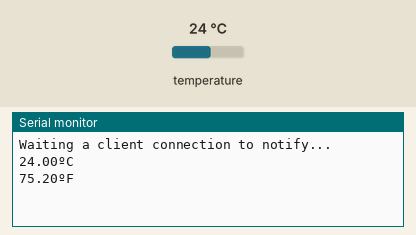
Bench run of a sketch on a simulated ESP32. On the bench: the last lines printed to the serial monitor. The test bench sets the inputs (shaded band); at power-on: temperature 24 °C. Nothing arrives over Bluetooth unless stated; a phone connects over Bluetooth LE 3 s after start.

Above: at 4.5 s.
4.6 s: temperature set to 12 °C
At 6.0 s:
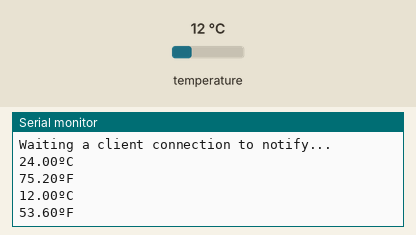
6.1 s: temperature set to 19 °C
At 8.2 s:
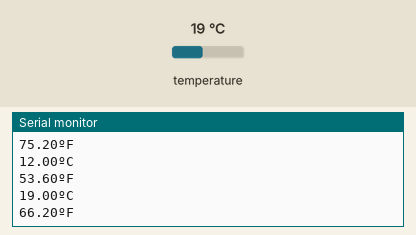
Timing chart, 0 to 9.7 s (numbered marks = the images above; inputs shaded):
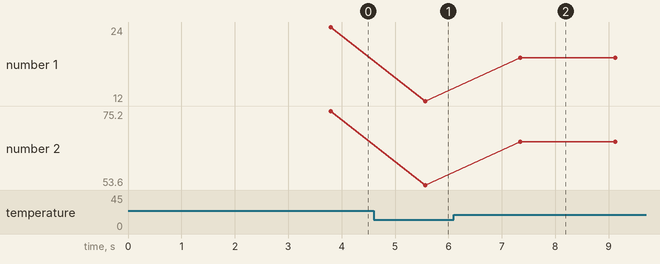

The sketch:

BLE_Temperature_Probe__Success__.ino
```cpp
/*
    Video: https://www.youtube.com/watch?v=oCMOYS71NIU
    Based on Neil Kolban example for IDF: https://github.com/nkolban/esp32-snippets/blob/master/cpp_utils/tests/BLE%20Tests/SampleNotify.cpp
    Ported to Arduino ESP32 by Evandro Copercini
    updated by chegewara

   Create a BLE server that, once we receive a connection, will send periodic notifications.
   The service advertises itself as: 4fafc201-1fb5-459e-8fcc-c5c9c331914b
   And has a characteristic of: beb5483e-36e1-4688-b7f5-ea07361b26a8

   The design of creating the BLE server is:
   1. Create a BLE Server
   2. Create a BLE Service
   3. Create a BLE Characteristic on the Service
   4. Create a BLE Descriptor on the characteristic
   5. Start the service.
   6. Start advertising.

   A connect hander associated with the server starts a background task that performs notification
   every couple of seconds.
*/
#include <BLEDevice.h>
#include <BLEServer.h>
#include <BLEUtils.h>
#include <BLE2902.h>
#include <OneWire.h>
#include <DallasTemperature.h>

// GPIO where the DS18B20 is connected to
const int oneWireBus = 4;

// Setup a oneWire instance to communicate with any OneWire devices
OneWire oneWire(oneWireBus);

// Pass our oneWire reference to Dallas Temperature sensor
DallasTemperature sensors(&oneWire);

BLEServer* pServer = NULL;
BLECharacteristic* pCharacteristic = NULL;
BLECharacteristic* qCharacteristic = NULL;
bool deviceConnected = false;
bool oldDeviceConnected = false;
uint32_t value = 0;

// See the following for generating UUIDs:
// https://www.uuidgenerator.net/

#define SERVICE_UUID        "4fafc201-1fb5-459e-8fcc-c5c9c331914b"
#define CHARACTERISTIC_UUID "beb5483e-36e1-4688-b7f5-ea07361b26a8"


class MyServerCallbacks: public BLEServerCallbacks {
    void onConnect(BLEServer* pServer) {
      deviceConnected = true;
    };

    void onDisconnect(BLEServer* pServer) {
      deviceConnected = false;
    }
};


void setup() {
  Serial.begin(115200);
    // Start the DS18B20 sensor
  sensors.begin();

  // Create the BLE Device
  BLEDevice::init("ESP32");

  // Create the BLE Server
  pServer = BLEDevice::createServer();
  pServer->setCallbacks(new MyServerCallbacks());

  // Create the BLE Service
  BLEService *pService = pServer->createService(SERVICE_UUID);

  // Create a BLE Characteristic
  pCharacteristic = pService->createCharacteristic(
                      CHARACTERISTIC_UUID,
                      BLECharacteristic::PROPERTY_READ   |
                      BLECharacteristic::PROPERTY_WRITE  |
                      BLECharacteristic::PROPERTY_NOTIFY |
                      BLECharacteristic::PROPERTY_INDICATE
                    );
  qCharacteristic = pService->createCharacteristic(
                      "db1d6b37-528e-4a32-bb5e-57cc42ac4735",
                      BLECharacteristic::PROPERTY_READ   |
                      BLECharacteristic::PROPERTY_WRITE  |
                      BLECharacteristic::PROPERTY_NOTIFY |
                      BLECharacteristic::PROPERTY_INDICATE
                    );


  // https://www.bluetooth.com/specifications/gatt/viewer?attributeXmlFile=org.bluetooth.descriptor.gatt.client_characteristic_configuration.xml
  // Create a BLE Descriptor
  pCharacteristic->addDescriptor(new BLE2902());

  // Start the service
  pService->start();

  // Start advertising
  BLEAdvertising *pAdvertising = BLEDevice::getAdvertising();
  pAdvertising->addServiceUUID(SERVICE_UUID);
  pAdvertising->setScanResponse(false);
  pAdvertising->setMinPreferred(0x0);  // set value to 0x00 to not advertise this parameter
  BLEDevice::startAdvertising();
  Serial.println("Waiting a client connection to notify...");
}

void loop() {
    // notify changed value
    if (deviceConnected) {
        sensors.requestTemperatures();
        float temperatureC = sensors.getTempCByIndex(0);
        float temperatureF = sensors.getTempFByIndex(0);
        Serial.print(temperatureC);
        Serial.println("ºC");
        Serial.print(temperatureF);
        Serial.println("ºF");
        pCharacteristic->setValue(temperatureC);
        pCharacteristic->notify();
        qCharacteristic->setValue(temperatureF);
        qCharacteristic->notify();
        delay(1000); // bluetooth stack will go into congestion, if too many packets are sent, in 6 hours test i was able to go as low as 3ms
    }
    // disconnecting
    if (!deviceConnected && oldDeviceConnected) {
        delay(500); // give the bluetooth stack the chance to get things ready
        pServer->startAdvertising(); // restart advertising
        Serial.println("start advertising");
        oldDeviceConnected = deviceConnected;
    }
    // connecting
    if (deviceConnected && !oldDeviceConnected) {
        // do stuff here on connecting
        oldDeviceConnected = deviceConnected;
    }
}
```

Measured:
- after the input at 4.6 s, the serial monitor: prints a new line after 0.97 s (image 1)
- after the input at 6.1 s, the serial monitor: prints a new line after 1.2 s (image 2)
- plotted number 1: 24 → 12 after the input at 4.6 s, 12 → 19 after the input at 6.1 s
- plotted number 2: 75.2 → 53.6 after the input at 4.6 s, 53.6 → 66.2 after the input at 6.1 s
